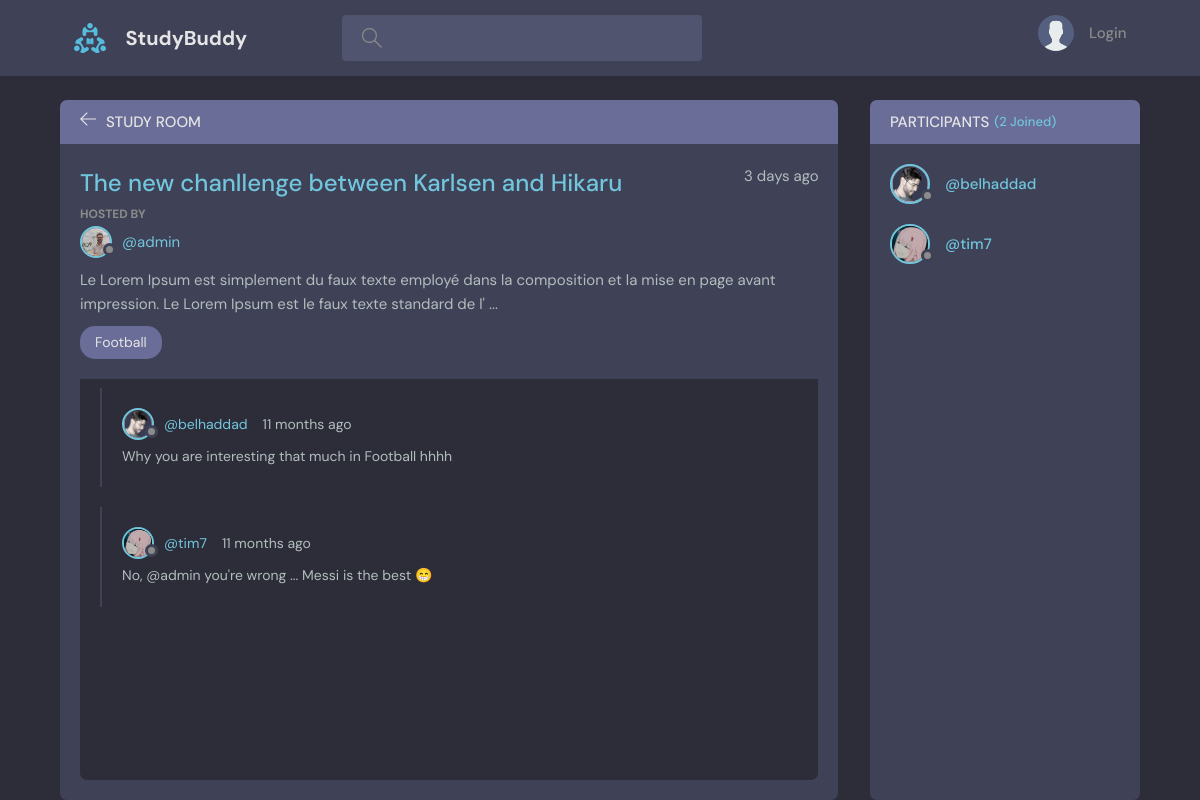
/room/1/?next=/, run on the app's committed database.
### base/models.py (models this page shows, shortened)
class Room(models.Model):
    host = models.ForeignKey(User, on_delete=models.CASCADE)
    topic = models.ForeignKey(Topic, on_delete=models.SET_NULL, null=True)
    name = models.CharField(max_length=200, null=True)
    description = models.TextField(null=True, blank=True)
    participants = models.ManyToManyField(User, related_name='participants', blank=True)
    updated = models.DateTimeField(auto_now=True)
    created = models.DateTimeField(auto_now_add=True)
    class Meta:
        ordering = ['-updated', '-created']

class Topic(models.Model):
    name = models.CharField(max_length=200)
    def __str__(self):
        return self.name

class Message(models.Model):
    user = models.ForeignKey(User, on_delete=models.CASCADE)
    room = models.ForeignKey(Room, on_delete=models.CASCADE)
    body = models.CharField(max_length=300)
    updated = models.DateTimeField(auto_now=True)
    created = models.DateTimeField(auto_now_add=True)
    class Meta:
        ordering = ['-updated', '-created']

### users/models.py (models this page shows)
class User(AbstractUser):
    name = models.CharField(max_length=200, null=True)
    email = models.EmailField(unique=True, null=True)
    bio = models.TextField(null=True)
    avatar = models.ImageField(upload_to='profiles/', default='profiles/avatar.svg', null=True, blank=True)
    USERNAME_FIELD = 'email'
    REQUIRED_FIELDS = []

### base/views.py (the view, shortened to what this page needs)
# urls.py: path('room/<int:pk>/', views.getRoom),
def room(request, pk):
    room = Room.objects.get(id=pk)
    room_messages = room.message_set.all()
    participants = room.participants.all()  # it's a ManyToMany relationship
    form = MessageForm()
    context = {'room': room, 'room_messages': room_messages, 'participants':participants, 'form': form}
    return render(request, 'base/room.html', context)

### base/forms.py
class MessageForm(ModelForm):
    class Meta:
        model = Message
        fields = ['body']

### base/templates/base/room.html (shortened to what this page needs)
{% extends 'main.html' %}
{% block content %}
  <main class="profile-page layout layout--2">
    <div class="container">
      <div class="room">
        <div class="room__top">
          <div class="room__topLeft">
            <a href="{% url 'home' %}">
              <svg version="1.1" xmlns="http://www.w3.org/2000/svg" width="32" height="32" viewBox="0 0 32 32">
                <title>arrow-left</title>
                <path
                  d="M13.723 2.286l-13.723 13.714 13.719 13.714 1.616-1.611-10.96-10.96h27.625v-2.286h-27.625l10.965-10.965-1.616-1.607z"
                ></path>
              </svg>
            </a>
            <h3>Study Room</h3>
          </div>
        </div>
        <div class="room__box scroll">
          <div class="room__header scroll">
            <div class="room__info">
              <h3>{{room.name}}</h3>
              <span>3 days ago</span>
            </div>
            <div class="room__hosted">
              <p>Hosted By</p>
              <a href="{% url 'profile' room.host.id %}" class="room__author">
                <div class="avatar avatar--small">
                  <img src="{{room.host.avatar.url}}" />
                </div>
                <span>@{{room.host.username}}</span>
              </a>
            </div>
            <div class="room__details">
              {{room.description}}
            </div>
            <span class="room__topics">{{room.topic}}</span>
          </div>
          <div class="room__conversation">
            <div class="threads scroll">
              {% for message in room_messages %}
                <div class="thread">
                  <div class="thread__top">
                    <div class="thread__author">
                      <a href="{% url 'profile' message.user.id %}" class="thread__authorInfo">
                        <div class="avatar avatar--small">
                          <img src="{{message.user.avatar.url}}" />
                        </div>
                        <span>@{{message.user.username}}</span>
                      </a>
                      <span class="thread__date">{{message.created|timesince}} ago</span>
                    </div>
                  </div>
                  <div class="thread__details">
                    {{message.body}}
                  </div>
                </div>
              {% endfor %}
            </div>
          </div>
        </div>
      </div>
      <div class="participants">
        <h3 class="participants__top">Participants <span>({{participants.count}} Joined)</span></h3>
        <div class="participants__list scroll">
        {% for participant in participants %}
          <a href="{% url 'profile' participant.id %}" class="participant">
            <div class="avatar avatar--medium">
              <img src="{{participant.avatar.url}}" />
            </div>
            <p>
              <span>@{{participant.username}}</span>
            </p>
          </a>
        {% endfor %}
        </div>
      </div>
    </div>
  </main>
{% endblock content %}

### data on the page
Room: name "The new chanllenge between Karlsen and Hikaru", host.avatar (picture), host.username "admin", description "Le Lorem Ipsum est simplement du faux texte employé dans la composition et la mise en page avant impression. Le Lorem Ipsum est le faux texte standard de l' ...", topic "Football"
Message: user.avatar (picture), user.username "belhaddad", created "11 months", body "Why you are interesting that much in Football hhhh"
Message: user.avatar (picture), user.username "tim7", created "11 months", body "No, @admin you're wrong ... Messi is the best 😁"
User: avatar (picture), username "belhaddad"
User: avatar (picture), username "tim7"

### other printed values
{{ participants.count }} "2"
